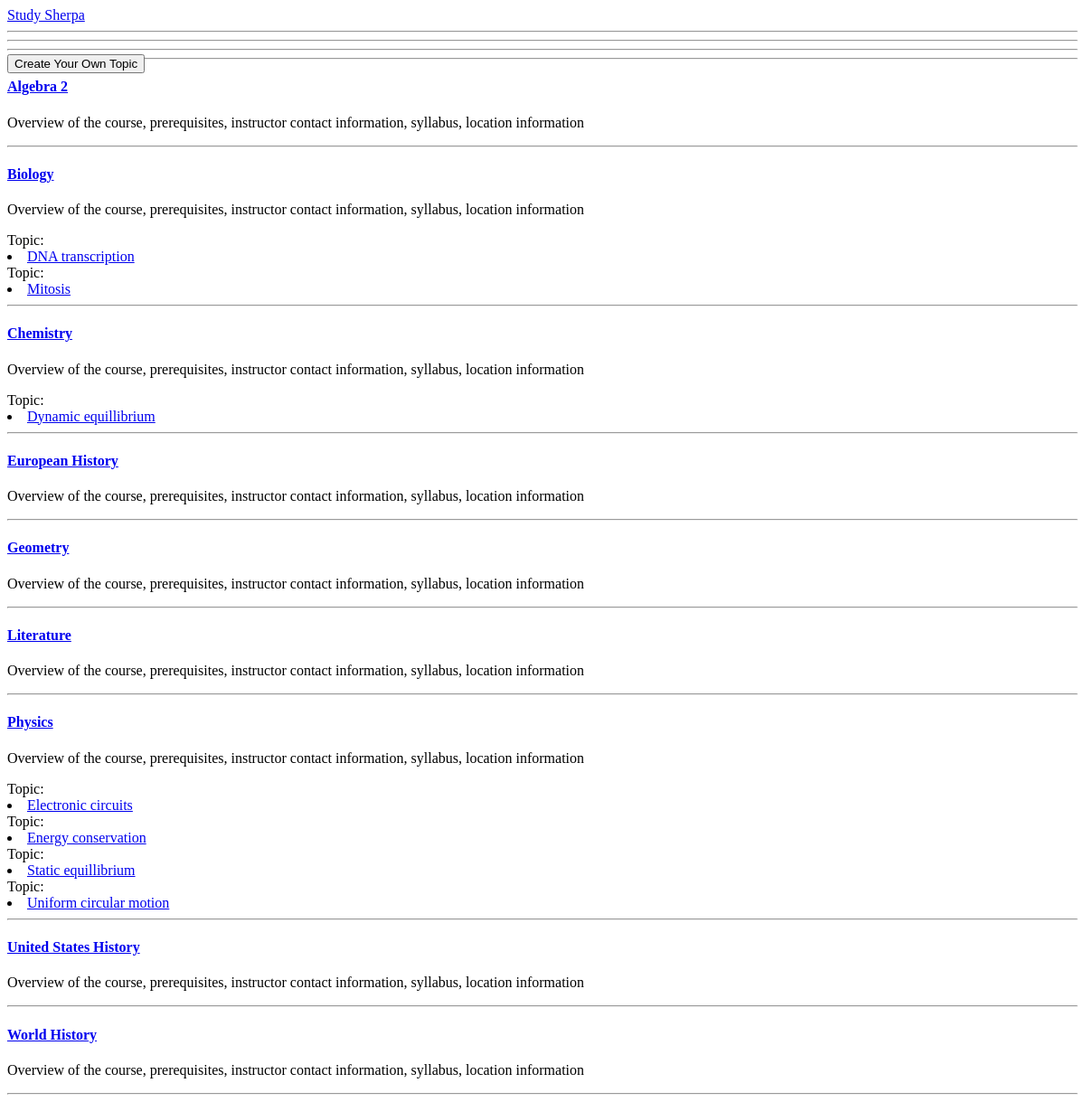
The page /topics/ on the database as committed earlier.
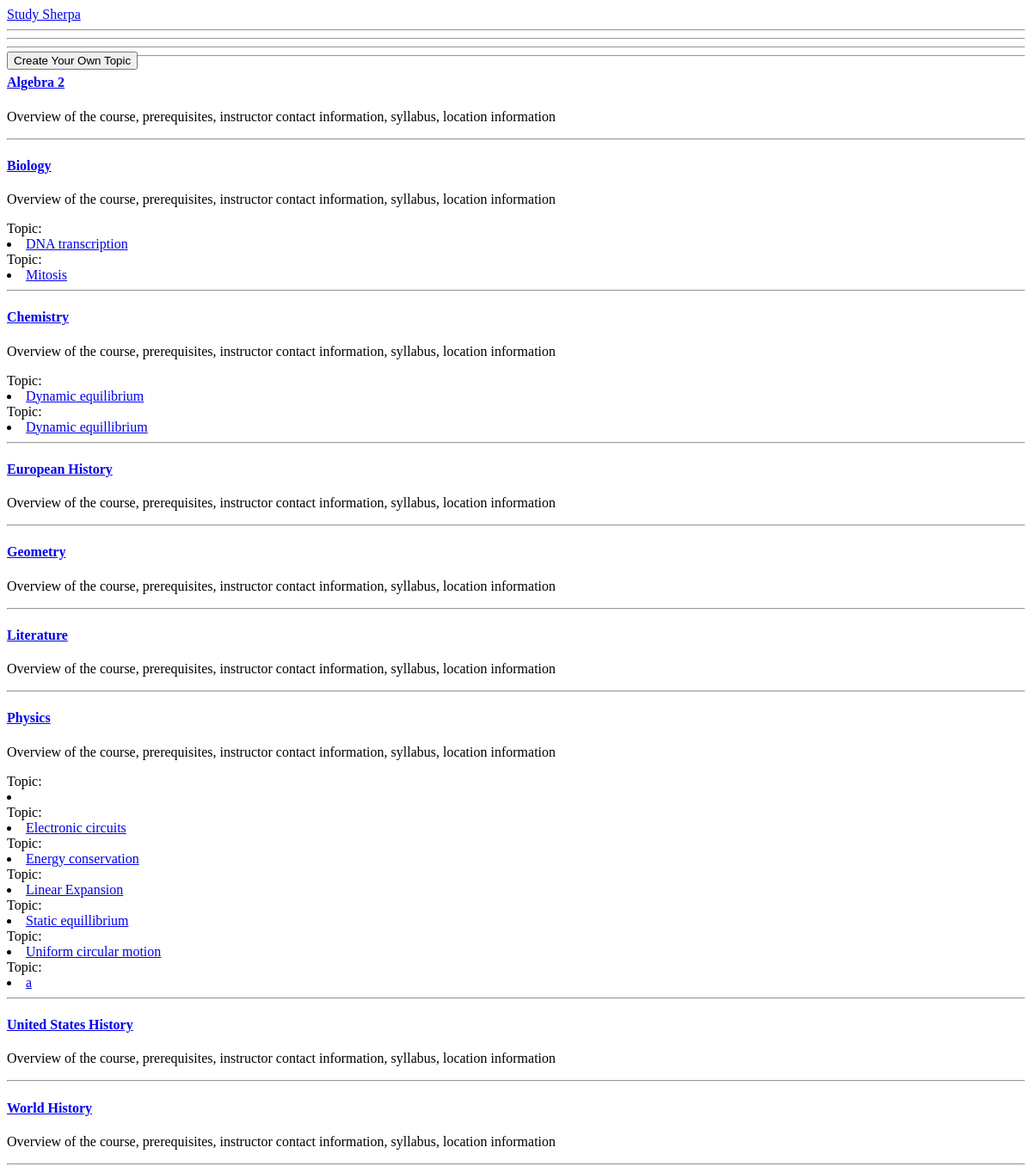
The same page on the database as committed later.
### topics/models.py (models this page shows, shortened)
class Subject(models.Model):
    name = models.CharField(max_length=50)
    slug = models.SlugField()

class Topic(models.Model):
    name = models.CharField(max_length=100)
    subject = models.ForeignKey(Subject)
    slug = models.SlugField()

### topics/views.py (the view)
def all_topics(request):
    def render_page(subjects):
        params = {'subjects': subjects}
        return render(request, 'topics/all_topics.html', params)
    '''
    each item in the 'subjects' list is a 2-item list.
    the first item is the name of the subject, and the other is the topics under that subject
    '''
    subjects = []
    for subject in Subject.objects.order_by('name'):
        elem = []
        elem.append(subject.name)
        elem.append(Topic.objects.filter(subject=subject).order_by('name'))
        subjects.append(elem)
    return render_page(subjects)

### topics/templates/topics/all_topics.html (shortened to what this page needs)
{% extends "odin/base.html" %}
{% load staticfiles %}
{% block content %}
<html lang="en">
<div class="navbar navbar-inverse navbar-fixed-top" role="navigation">
<div class="container">
<div class="navbar-header">
<a class="navbar-brand" href="../">Study Sherpa</a>
</div>
</div>
</div>
<form action="{% url 'create_topic'%}" method="get">
<div class="col-md-2">
<button id="create_topic" name="" class="btn btn-block btn-success" style="position: absolute; left: 8px; top: 60px; ">Create Your Own Topic
</button>
</form>
<div class="container">
<hr></hr>
<hr></hr>
<hr></hr>
<hr></hr>
{% for subject in subjects %}
<div class="row">
<div class="span5">
  <h4><a href="#">{{ subject.0 }}</a></h4>
  <p>Overview of the course, prerequisites, instructor contact information, syllabus, location information</p>
{% for topic in subject.1 %}
</div>
<div class="span3">
  Topic:
  <div>          <li>
    <a href="{% url 'topics.views.view_topic' topic.slug %}">{{ topic.name }}</a>
	</li>
</div>
{% endfor %}
</div>
</div>
<hr>
{% endfor %}
{% endblock %}

Rows that differ between the two databases and show on the page:
added Topic: name "Dynamic equilibrium", shown under "Chemistry"
added Topic: name "Linear Expansion", shown under "Physics"
added Topic: name "a", shown under "Physics"
